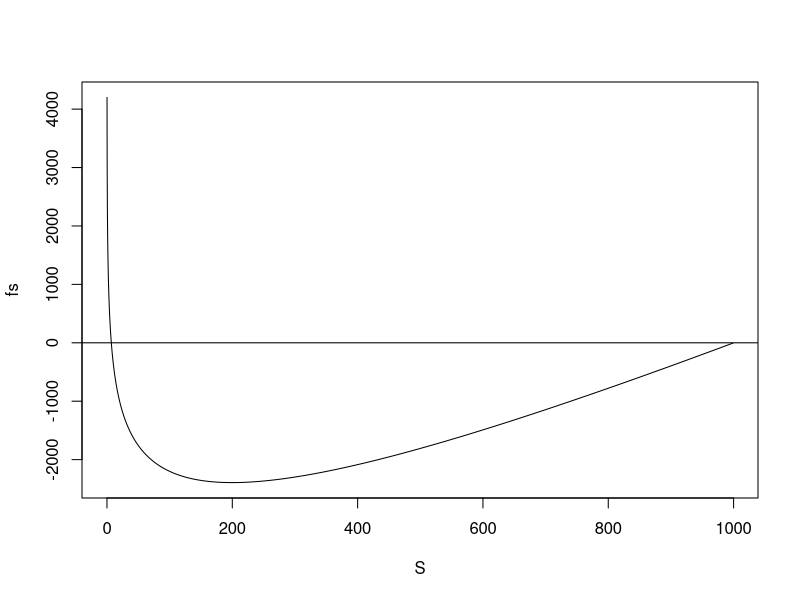

Write the R code that produced this figure.
final_size = function(S_inf, S0 = 999, I0 = 1, R_0 = 2.5) {
  OUT = S0*(log(S0)-log(S_inf)) - (S0+I0-S_inf)*R_0
  return(OUT)
}

N0 = 1000
I0 = 1
S0 = N0-I0

S = seq(0.1, S0, by = 0.1)

fs = final_size(S, S0 = S0, I0 = I0, R_0 = 5)

plot(S, fs,
     type = "l")
abline(h = 0)

print(tail(fs))